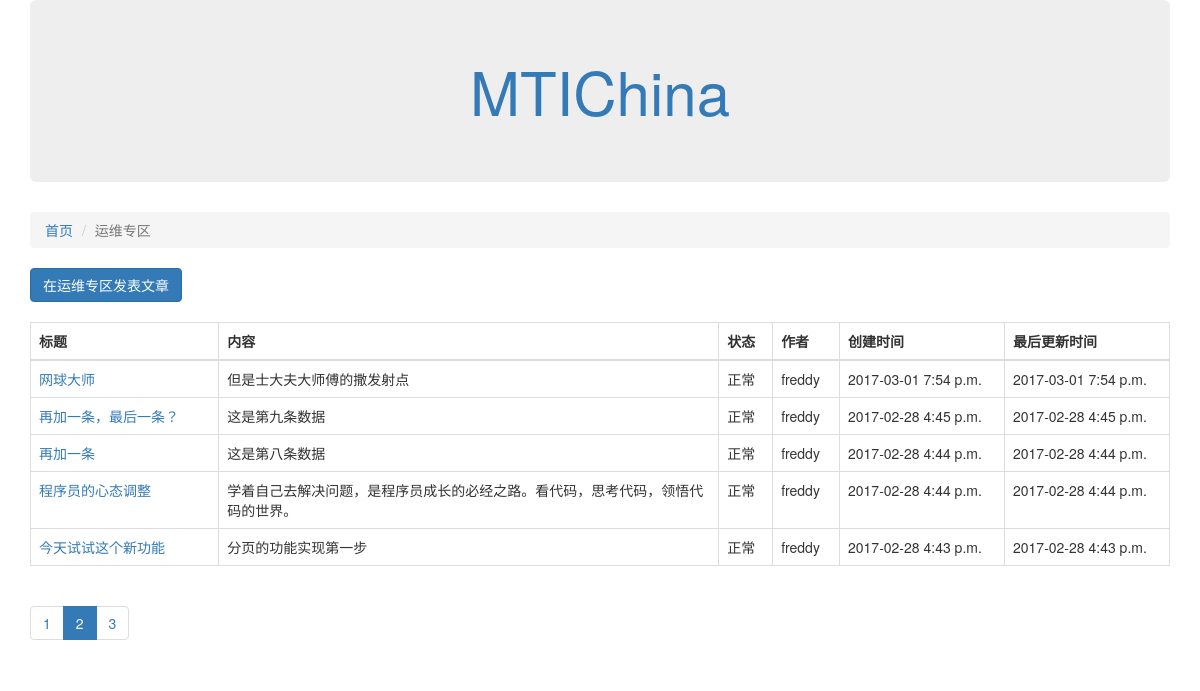
Screenshot of /article/list/3?page_no=2 with the database file from the repository.
### block/models.py (models this page shows, shortened)
class Block(models.Model):
    name = models.CharField("版块名称",max_length=100)
    descp = models.CharField("版块描述",max_length=100)
    admin = models.CharField("版块管理员名称",max_length=100)
    status = models.IntegerField("状态",choices=((0,"正常"),(-1,"删除")))
    class Meta:
        verbose_name = "版块"
        verbose_name_plural = "版块（列表）"

### article/models.py (models this page shows, shortened)
class Article(models.Model):
    owner = models.ForeignKey(User,verbose_name="作者")
    block = models.ForeignKey(Block,verbose_name="文章ID")
    title = models.CharField("文章标题", max_length=100)
    content = models.CharField("文章内容", max_length=10000)
    status = models.IntegerField("状态",
                                 choices=((0,"正常"),(-1,"删除"))
                                 )
    author = models.CharField("Sevens", max_length=100)
    create_timestamp = models.DateTimeField("文章创建时间", auto_now_add=True)
    last_update_timestamp = models.DateTimeField("文章更新时刻", auto_now=True)
    class Meta:
        verbose_name = "文章"
        verbose_name_plural = "文章（列表）"

### article/views.py (the view)
# urls.py: url(r'^list/(?P<block_id>\d+)', article_list),
def article_list(request, block_id):
    block_id = int(block_id)
    block = Block.objects.get(id=block_id)
    page_no = int(request.GET.get("page_no", "1"))  # 获取参数
    all_articles = Article.objects.filter(block=block, status=0).order_by("-id")  # 全量数据
    page_articles, pagination_data = paginate_queryset(all_articles, page_no)
    return render(request, "article_list.html",
                  {"articles": page_articles, "b": block,
                   "pagination_data": pagination_data})

### article/templates/article_list.html
{% extends "base.html" %}
{% block content %}
<div class="col-xs-12 col-md-12">
    <ol class="breadcrumb">
        <li><a href="/">首页</a></li>
        <li class="active">{{b.name}}</li>
    </ol>
</div>
<div class="col-xs-12 col-md-4">
    <button type="button" class="btn btn-primary"><a href="/article/create/{{b.id}}"><font
            color="white">在{{b.name}}发表文章</font></a></button>
    <br/>
    <br/>
</div>
<div class="col-xs-12 col-xs-12">
    <table class="table table-bordered">
        <thead>
        <tr>
            <th>标题</th>
            <th>内容</th>
            <th>状态</th>
            <th>作者</th>
            <th>创建时间</th>
            <th>最后更新时间</th>
        </tr>
        </thead>
        <tbody>
        {% for article_detail in articles %}
        <tr>
            <td><a href="/article/detail/{{article_detail.id}}">{{article_detail.title}}</a></td>
            <td style="width:500px">{{article_detail.content}}</td>
            <td>{{article_detail.get_status_display}}</td>
            <td>{{article_detail.owner}}</td>
            <td style="width:165px">{{article_detail.create_timestamp|date:"Y-m-d P"}}</td>
            <td style="width:165px">{{article_detail.last_update_timestamp|date:"Y-m-d P"}}</td>
        </tr>
        {% endfor %}
        </tbody>
    </table>
</div>
<br/>
<br/>
<br/>
{% include "pagination.html" %}
{% endblock %}

### rows the page displays
Block: name "运维专区"
Article: title "网球大师", content "但是士大夫大师傅的撒发射点", status "正常", owner "freddy", create_timestamp "2017-03-01 7:54 p.m.", last_update_timestamp "2017-03-01 7:54 p.m."
Article: title "再加一条，最后一条？", content "这是第九条数据", status "正常", owner "freddy", create_timestamp "2017-02-28 4:45 p.m.", last_update_timestamp "2017-02-28 4:45 p.m."
Article: title "再加一条", content "这是第八条数据", status "正常", owner "freddy", create_timestamp "2017-02-28 4:44 p.m.", last_update_timestamp "2017-02-28 4:44 p.m."
Article: title "程序员的心态调整", content "学着自己去解决问题，是程序员成长的必经之路。看代码，思考代码，领悟代码的世界。", status "正常", owner "freddy", create_timestamp "2017-02-28 4:44 p.m.", last_update_timestamp "2017-02-28 4:44 p.m."
Article: title "今天试试这个新功能", content "分页的功能实现第一步", status "正常", owner "freddy", create_timestamp "2017-02-28 4:43 p.m.", last_update_timestamp "2017-02-28 4:43 p.m."

### other values shown
{{ current__page }} "1" "3"
{{ current__page }} "2"
